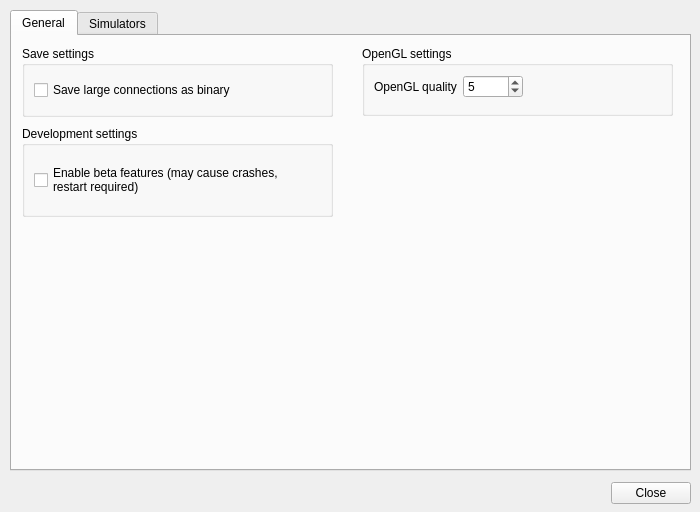
<?xml version="1.0" encoding="UTF-8"?>
<ui version="4.0">
 <class>editSimulators</class>
 <widget class="QDialog" name="editSimulators">
  <property name="geometry">
   <rect>
    <x>0</x>
    <y>0</y>
    <width>700</width>
    <height>512</height>
   </rect>
  </property>
  <property name="sizePolicy">
   <sizepolicy hsizetype="Fixed" vsizetype="Fixed">
    <horstretch>0</horstretch>
    <verstretch>0</verstretch>
   </sizepolicy>
  </property>
  <property name="minimumSize">
   <size>
    <width>700</width>
    <height>512</height>
   </size>
  </property>
  <property name="maximumSize">
   <size>
    <width>700</width>
    <height>512</height>
   </size>
  </property>
  <property name="windowTitle">
   <string>Preferences</string>
  </property>
  <property name="windowIcon">
   <iconset resource="icons.qrc">
    <normaloff>:/icons/toolbar/edit.png</normaloff>:/icons/toolbar/edit.png</iconset>
  </property>
  <widget class="QTabWidget" name="tabWidget">
   <property name="geometry">
    <rect>
     <x>10</x>
     <y>10</y>
     <width>681</width>
     <height>461</height>
    </rect>
   </property>
   <property name="currentIndex">
    <number>0</number>
   </property>
   <widget class="QWidget" name="gen">
    <attribute name="title">
     <string>General</string>
    </attribute>
    <widget class="QGroupBox" name="groupBox">
     <property name="geometry">
      <rect>
       <x>10</x>
       <y>10</y>
       <width>311</width>
       <height>71</height>
      </rect>
     </property>
     <property name="title">
      <string>Save settings</string>
     </property>
     <layout class="QVBoxLayout" name="verticalLayout_2">
      <item>
       <widget class="QCheckBox" name="save_as_binary">
        <property name="text">
         <string>Save large connections as binary</string>
        </property>
       </widget>
      </item>
     </layout>
    </widget>
    <widget class="QGroupBox" name="groupBox_2">
     <property name="geometry">
      <rect>
       <x>350</x>
       <y>10</y>
       <width>311</width>
       <height>70</height>
      </rect>
     </property>
     <property name="title">
      <string>OpenGL settings</string>
     </property>
     <layout class="QFormLayout" name="formLayout_2">
      <property name="fieldGrowthPolicy">
       <enum>QFormLayout::FieldsStayAtSizeHint</enum>
      </property>
      <item row="0" column="0">
       <widget class="QLabel" name="openGLDetailLabel">
        <property name="text">
         <string>OpenGL quality</string>
        </property>
       </widget>
      </item>
      <item row="0" column="1">
       <widget class="QSpinBox" name="openGLDetailSpinBox">
        <property name="minimumSize">
         <size>
          <width>60</width>
          <height>0</height>
         </size>
        </property>
        <property name="minimum">
         <number>1</number>
        </property>
        <property name="maximum">
         <number>10</number>
        </property>
        <property name="value">
         <number>5</number>
        </property>
       </widget>
      </item>
     </layout>
    </widget>
    <widget class="QGroupBox" name="groupBox_3">
     <property name="geometry">
      <rect>
       <x>10</x>
       <y>90</y>
       <width>311</width>
       <height>91</height>
      </rect>
     </property>
     <property name="title">
      <string>Development settings</string>
     </property>
     <layout class="QVBoxLayout" name="verticalLayout_3">
      <item>
       <widget class="QCheckBox" name="dev_mode_check">
        <property name="text">
         <string>Enable beta features (may cause crashes, 
restart required)</string>
        </property>
       </widget>
      </item>
     </layout>
    </widget>
   </widget>
   <widget class="QWidget" name="sims">
    <attribute name="title">
     <string>Simulators</string>
    </attribute>
    <widget class="QScrollArea" name="scrollArea">
     <property name="geometry">
      <rect>
       <x>5</x>
       <y>90</y>
       <width>671</width>
       <height>296</height>
      </rect>
     </property>
     <property name="verticalScrollBarPolicy">
      <enum>Qt::ScrollBarAlwaysOn</enum>
     </property>
     <property name="widgetResizable">
      <bool>true</bool>
     </property>
     <widget class="QWidget" name="scrollAreaWidgetContents">
      <property name="geometry">
       <rect>
        <x>0</x>
        <y>0</y>
        <width>653</width>
        <height>294</height>
       </rect>
      </property>
      <layout class="QVBoxLayout" name="verticalLayout">
       <item>
        <widget class="QPushButton" name="addEnv">
         <property name="sizePolicy">
          <sizepolicy hsizetype="Maximum" vsizetype="Fixed">
           <horstretch>30</horstretch>
           <verstretch>0</verstretch>
          </sizepolicy>
         </property>
         <property name="maximumSize">
          <size>
           <width>16777215</width>
           <height>16777215</height>
          </size>
         </property>
         <property name="font">
          <font>
           <pointsize>10</pointsize>
          </font>
         </property>
         <property name="focusPolicy">
          <enum>Qt::NoFocus</enum>
         </property>
         <property name="text">
          <string>Add Environment Variable</string>
         </property>
         <property name="icon">
          <iconset resource="icons.qrc">
           <normaloff>:/icons/toolbar/addShad.png</normaloff>:/icons/toolbar/addShad.png</iconset>
         </property>
         <property name="iconSize">
          <size>
           <width>20</width>
           <height>20</height>
          </size>
         </property>
         <property name="flat">
          <bool>true</bool>
         </property>
        </widget>
       </item>
       <item>
        <spacer name="verticalSpacer">
         <property name="orientation">
          <enum>Qt::Vertical</enum>
         </property>
         <property name="sizeHint" stdset="0">
          <size>
           <width>20</width>
           <height>40</height>
          </size>
         </property>
        </spacer>
       </item>
      </layout>
     </widget>
    </widget>
    <widget class="QDialogButtonBox" name="buttonBox">
     <property name="geometry">
      <rect>
       <x>5</x>
       <y>390</y>
       <width>671</width>
       <height>32</height>
      </rect>
     </property>
     <property name="orientation">
      <enum>Qt::Horizontal</enum>
     </property>
     <property name="standardButtons">
      <set>QDialogButtonBox::Apply|QDialogButtonBox::Reset</set>
     </property>
    </widget>
    <widget class="QPushButton" name="addSim">
     <property name="geometry">
      <rect>
       <x>390</x>
       <y>0</y>
       <width>76</width>
       <height>27</height>
      </rect>
     </property>
     <property name="text">
      <string>Add</string>
     </property>
    </widget>
    <widget class="QComboBox" name="comboBox">
     <property name="geometry">
      <rect>
       <x>0</x>
       <y>0</y>
       <width>391</width>
       <height>26</height>
      </rect>
     </property>
    </widget>
    <widget class="QPushButton" name="findFile">
     <property name="geometry">
      <rect>
       <x>390</x>
       <y>30</y>
       <width>76</width>
       <height>27</height>
      </rect>
     </property>
     <property name="text">
      <string>Find...</string>
     </property>
    </widget>
    <widget class="QWidget" name="formLayoutWidget">
     <property name="geometry">
      <rect>
       <x>5</x>
       <y>30</y>
       <width>386</width>
       <height>54</height>
      </rect>
     </property>
     <layout class="QFormLayout" name="formLayout">
      <property name="fieldGrowthPolicy">
       <enum>QFormLayout::AllNonFixedFieldsGrow</enum>
      </property>
      <item row="0" column="0">
       <widget class="QLabel" name="scriptLabel">
        <property name="font">
         <font>
          <pointsize>12</pointsize>
          <weight>75</weight>
          <bold>true</bold>
         </font>
        </property>
        <property name="text">
         <string>Script</string>
        </property>
       </widget>
      </item>
      <item row="0" column="1">
       <widget class="QLineEdit" name="scriptLineEdit"/>
      </item>
      <item row="1" column="0" colspan="2">
       <widget class="QLabel" name="label">
        <property name="font">
         <font>
          <pointsize>12</pointsize>
         </font>
        </property>
        <property name="text">
         <string>&lt;b&gt;Environment variables&lt;/b&gt;</string>
        </property>
       </widget>
      </item>
     </layout>
    </widget>
    <widget class="QCheckBox" name="useBinary">
     <property name="geometry">
      <rect>
       <x>390</x>
       <y>60</y>
       <width>271</width>
       <height>20</height>
      </rect>
     </property>
     <property name="text">
      <string>Use binary files for lists and connections</string>
     </property>
    </widget>
   </widget>
  </widget>
  <widget class="QDialogButtonBox" name="buttonBox_2">
   <property name="geometry">
    <rect>
     <x>520</x>
     <y>480</y>
     <width>171</width>
     <height>27</height>
    </rect>
   </property>
   <property name="standardButtons">
    <set>QDialogButtonBox::Close</set>
   </property>
  </widget>
 </widget>
 <resources>
  <include location="icons.qrc"/>
 </resources>
 <connections/>
</ui>
